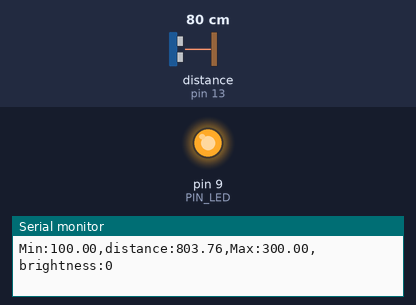
Recording of a sketch running on a simulated Arduino Uno, built with avr-gcc and run on an emulated ATmega328P. Parts: output pins drawn as LEDs (lit = HIGH), the last lines printed to the serial monitor. Wiring (inferred from the names in the program): ultrasonic range finder: trigger pin 12; echo pin 13. Inputs (shaded band) come from the test bench; at power-on: distance to the obstacle (sensor on pin 13) 80 cm. The echo pulse lasts 58.3 µs per cm; pins used as bus, display or sensor lines are not drawn.

Above: at 1.2 s.
1.3 s: distance to the obstacle (sensor on pin 13) set to 18 cm
At 1.66 s:
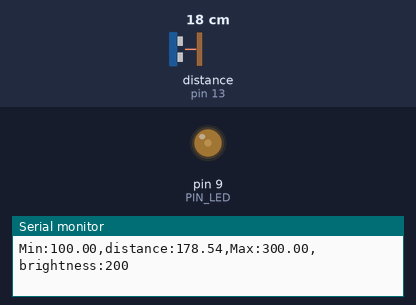
4.3 s: distance to the obstacle (sensor on pin 13) set to 2 cm
Timing chart, 0 to 7.3 s (numbered marks = the images above; inputs shaded):
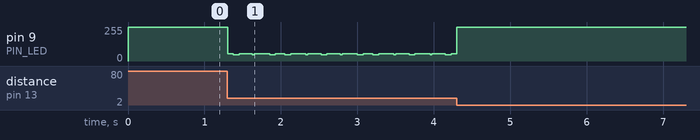

The sketch:

08_example_2.ino
```cpp
// Arduino pin assignment
#define PIN_LED  9
#define PIN_TRIG 12   // sonar sensor TRIGGER
#define PIN_ECHO 13   // sonar sensor ECHO

// configurable parameters
#define SND_VEL 346.0       // sound velocity at 24 celsius degree (m/sec)
#define INTERVAL 25         // sampling interval (msec)
#define PULSE_DURATION 10   // ultra-sound Pulse Duration (usec)

#define _DIST_MIN 100.0     // minimum distance (mm)
#define _DIST_MAX 300.0     // maximum distance (mm)

#define TIMEOUT ((INTERVAL / 2) * 1000.0) // maximum echo waiting time (usec)
#define SCALE (0.001 * 0.5 * SND_VEL)

unsigned long last_sampling_time;

void setup() {
  // initialize GPIO pins
  pinMode(PIN_LED, OUTPUT);
  pinMode(PIN_TRIG, OUTPUT);
  pinMode(PIN_ECHO, INPUT);

  // Sonar OFF
  digitalWrite(PIN_TRIG, LOW);

  // LED OFF
  analogWrite(PIN_LED, 255);

  // initialize serial port
  Serial.begin(57600);

  last_sampling_time = millis();
}

void loop() {
  float distance;
  int brightness;

  // wait until next sampling time
  if (millis() - last_sampling_time < INTERVAL)
    return;

  // measure distance
  distance = USS_measure(PIN_TRIG, PIN_ECHO);

  /*
   * LED brightness control
   *
   * 100mm 이하 : LED OFF
   * 100~200mm : 밝기 증가
   * 200mm     : 최대 밝기
   * 200~300mm : 밝기 감소
   * 300mm 이상: LED OFF
   *
   * LED는 Active Low
   * analogWrite(pin, 0)   -> 가장 밝음
   * analogWrite(pin, 255) -> 꺼짐
   */

  if (distance == 0.0 || distance >= _DIST_MAX) {
    // 측정 실패 또는 300mm 이상
    brightness = 0;
    analogWrite(PIN_LED, 255);   // LED OFF
  }
  else if (distance <= _DIST_MIN) {
    // 100mm 이하
    brightness = 0;
    analogWrite(PIN_LED, 255);   // LED OFF
  }
  else if (distance <= 200.0) {
    // 100 ~ 200mm
    // 거리 증가 -> 밝기 증가
    brightness = (int)((distance - 100.0) / 100.0 * 255.0);

    // Active Low이므로 밝기 값을 반대로 변환
    analogWrite(PIN_LED, 255 - brightness);
  }
  else {
    // 200 ~ 300mm
    // 거리 증가 -> 밝기 감소
    brightness = (int)((300.0 - distance) / 100.0 * 255.0);

    // Active Low
    analogWrite(PIN_LED, 255 - brightness);
  }

  // Serial Monitor output
  Serial.print("Min:");
  Serial.print(_DIST_MIN);

  Serial.print(",distance:");
  Serial.print(distance);

  Serial.print(",Max:");
  Serial.print(_DIST_MAX);

  Serial.print(",brightness:");
  Serial.print(brightness);

  Serial.println("");

  // delay(50);  // 삭제

  // update last sampling time
  last_sampling_time += INTERVAL;
}


// get a distance reading from USS
// return value is in millimeter
float USS_measure(int TRIG, int ECHO)
{
  digitalWrite(TRIG, HIGH);
  delayMicroseconds(PULSE_DURATION);
  digitalWrite(TRIG, LOW);

  return pulseIn(ECHO, HIGH, TIMEOUT) * SCALE;
}
```
